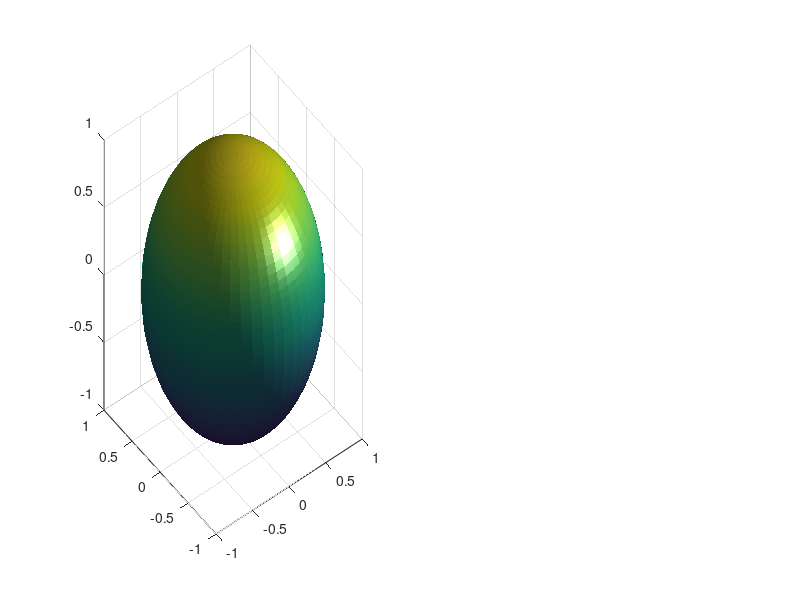

The MATLAB script that drew this image: (Note: this script raises an error after producing the figure.)
close all
[x,y,z] = sphere(50);
% colormap(jet)

subplot(1,2,1);
surf(x,y,z),shading interp
light('position',[2,-2,2],'style','local')
lighting phong
title('phong')

subplot(1,2,2)
surf(x,y,z,-z),shading flat
lighting flat
light('position',[-1,0.5,1],'style','local','color','w')
title('flat')
